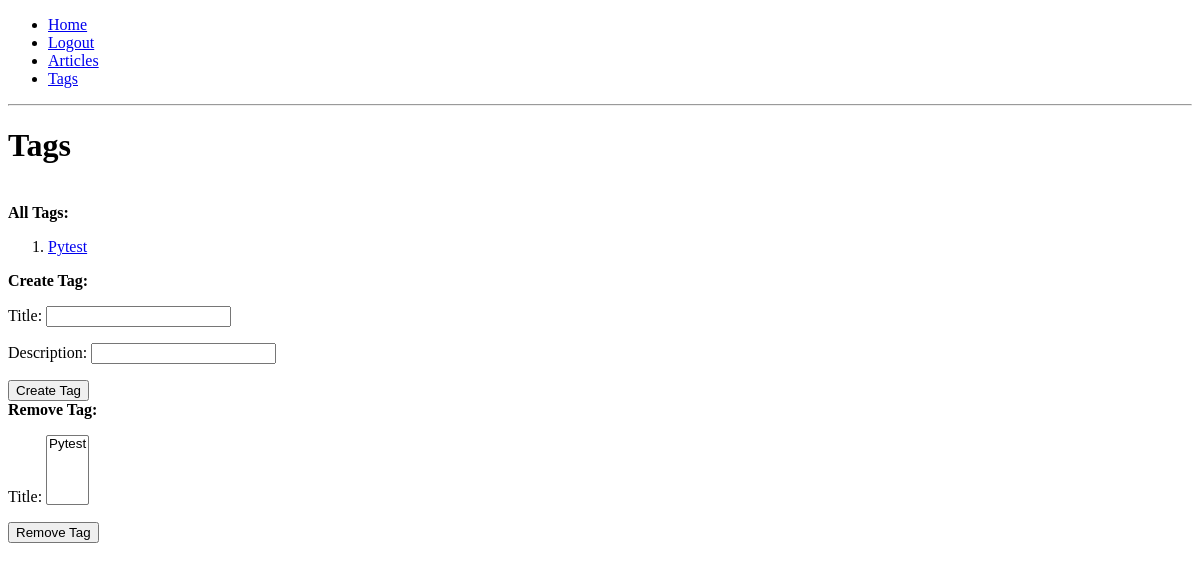
Before: /modify_tags/ (signed in) with the older database file.
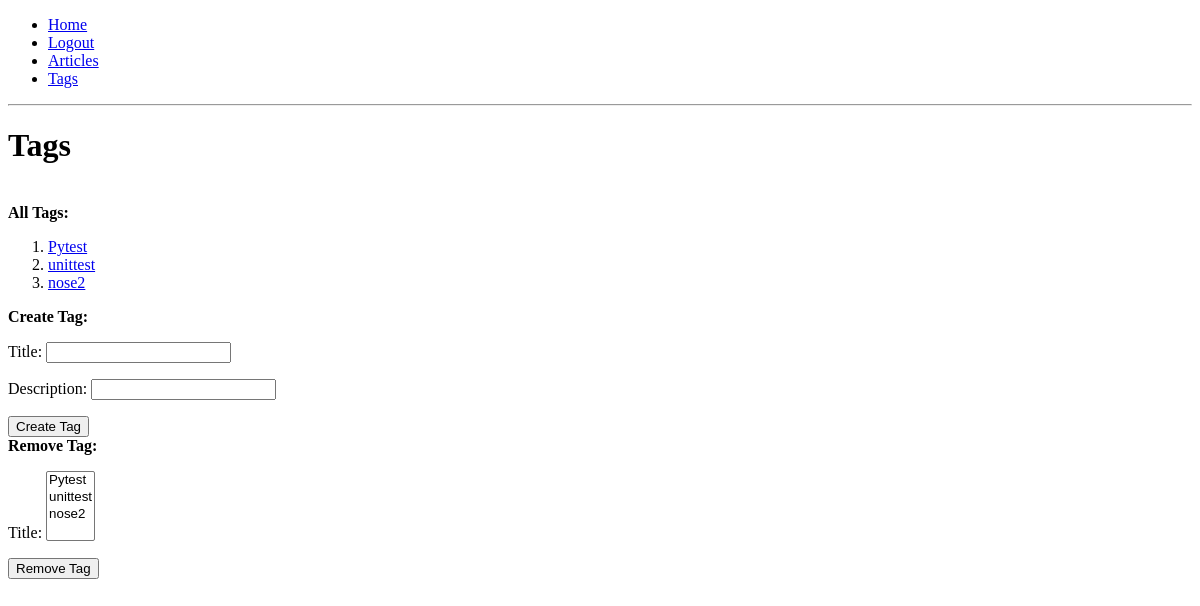
After: the same page with the newer database file.
### articles/models.py (models this page shows, shortened)
class Tag(models.Model):
    title = models.CharField(max_length=15, unique=True)
    description = models.CharField(max_length=50)
    date_created = models.DateTimeField(auto_now_add=True)
    author = models.ForeignKey(User, on_delete=models.SET_NULL, null=True,
                               related_name='tags_created')

### articles/views.py (the view, shortened to what this page needs)
# urls.py: path('modify_tags/', views.mod_tags, name='modify_tags_url'),
def mod_tags(request):
    if not request.user.is_superuser:
        return redirect('home_url')
    if request.method == 'GET':
        tags = models.Tag.objects.all()
        new_form = forms.NewTagForm()
        del_form = forms.DeleteTagForm()
        return render(request, 'mod_tag.html',
                      {'new_form': new_form,
                       'del_form': del_form,
                       'tags': tags,
                       })

### articles/forms.py
class NewTagForm(ModelForm):
    class Meta:
        model = models.Tag
        fields = ['title',
                  'description',
                  ]

class DeleteTagForm(forms.Form):
    choice = []
    for tag in models.Tag.objects.all():
        choice.append((tag.id, tag.title))
    title = forms.MultipleChoiceField(choices=choice)

### templates/mod_tag.html (shortened to what this page needs)
{% extends 'base.html' %}
{% block content %}
<h1>Tags</h1><br>
<strong>All Tags: </strong><br>
<ol>
    {% for tag in tags %}
    <li><a href="{% url 'tag_url' tag.id %}">{{tag.title}}</a></li>
    {% endfor %}
</ol>
<strong>Create Tag: </strong><br>
<form method="post">
    {{new_form.as_p}}
    <button type="submit" name="new">Create Tag</button>
</form>
<strong>Remove Tag: </strong><br>
<form method="post">
    {{del_form.as_p}}
    <button type="submit" name="del">Remove Tag</button>
</form>
{% endblock %}

### templates/base.html (shortened to what this page needs)
<!DOCTYPE html>
<html lang="en">
<head>
</head>
<body>
<ul>
    <li><a href="{% url 'home_url' %}">Home</a></li>
    {% if not user.is_authenticated %}
    <li><a href="{% url 'login_url' %}">Login</a></li>
    <li><a href="{% url 'signup_url' %}">Signup</a></li>
    {% else %}
    <li><a href="{% url 'logout_url' %}">Logout</a></li>
    {% if user.is_superuser %}
    <li><a href="{% url 'modify_articles_url' %}">Articles</a></li>
    <li><a href="{% url 'modify_tags_url' %}">Tags</a></li>
    {% endif %}
    {% endif %}
</ul>
<hr>
{% block content %}
{% endblock %}
</body>
</html>

Changed rows visible on the page:
added Tag: title "unittest"
added Tag: title "nose2"
Other visible differences:
form field title: "Pytest" → "Pytest / unittest / nose2"
